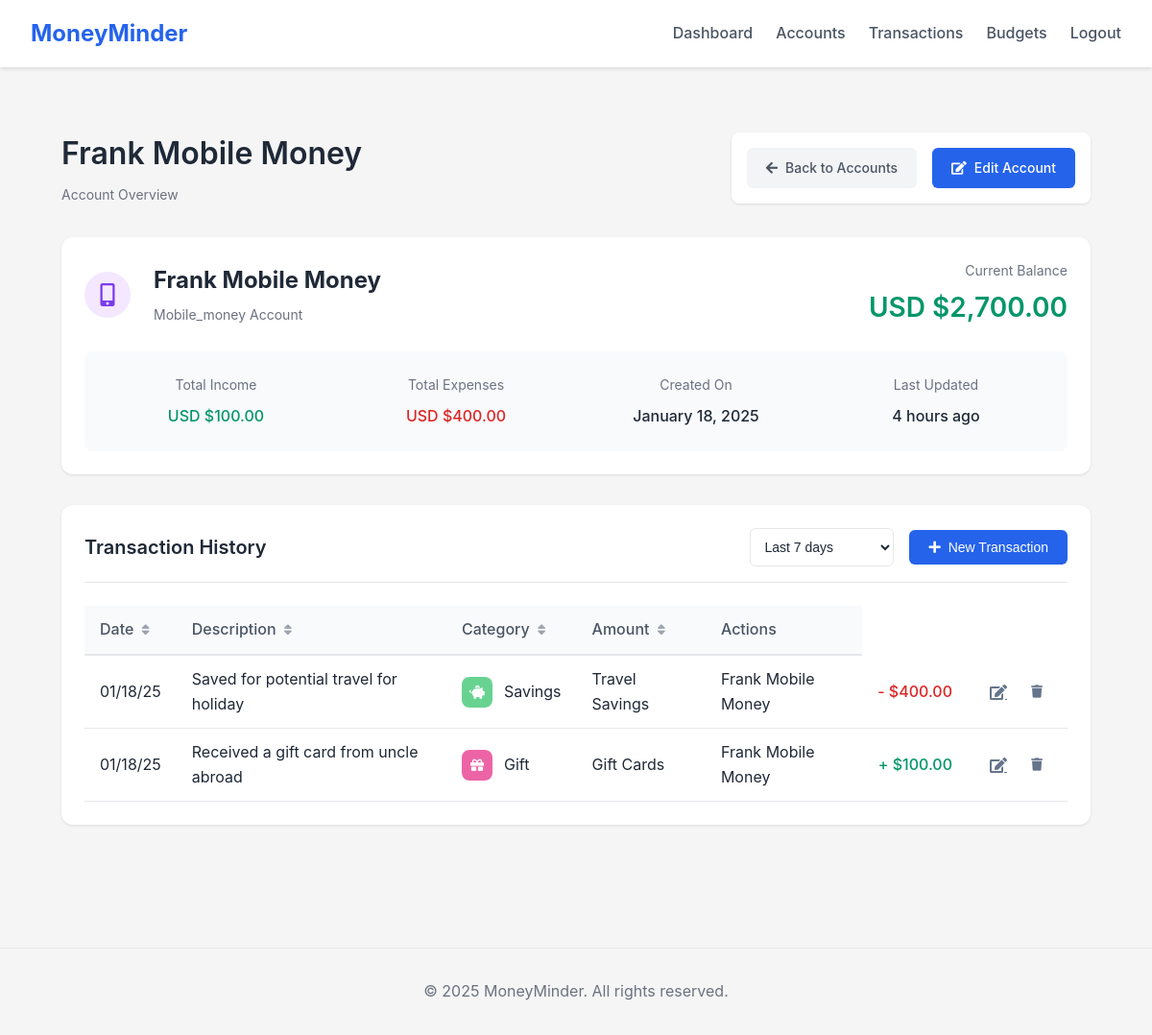
Screenshot of /accounts/49987432-ae99-4367-a65b-27c437ffd60e (signed in) with the database file from the repository.
### app/models/account.py (models this page shows, shortened)
class Account(db.Model, BaseModel):
    __tablename__ = 'accounts'
    name = db.Column(db.String(100), nullable=False)
    account_type = db.Column(db.String(50), nullable=False)  # bank, cash, mobile_money
    currency = db.Column(db.String(3), nullable=False, default='USD')
    balance = db.Column(db.Numeric(10, 2), nullable=False, default=0)
    description = db.Column(db.Text)
    user_id = db.Column(db.String(50), db.ForeignKey('users.id'), nullable=False)
    transactions = db.relationship('Transaction', back_populates='account', lazy='dynamic', cascade='all, delete-orphan')

### app/models/transaction.py (models this page shows, shortened)
class Transaction(db.Model, BaseModel):
    __tablename__ = 'transactions'
    amount = db.Column(db.Numeric(10, 2), nullable=False)
    transaction_type = db.Column(db.String(20), nullable=False)  # 'income' or 'expense'
    description = db.Column(db.Text)
    date = db.Column(db.DateTime, nullable=False, default=datetime.utcnow)
    category = db.Column(db.String(100), nullable=False)
    tag = db.Column(db.String(100), nullable=False)
    user_id = db.Column(db.String(50), db.ForeignKey('users.id'), nullable=False)
    account_id = db.Column(db.String(50), db.ForeignKey('accounts.id'), nullable=False)
    account = db.relationship('Account', back_populates='transactions')
    def get_category_icon(self):
        from app.models.category import Category
        return Category.PRESET_CATEGORIES.get(self.category, {}).get('icon', 'tag')
    def get_category_color(self):
        from app.models.category import Category
        return Category.PRESET_CATEGORIES.get(self.category, {}).get('color', '#718096')

### app/routes/accounts.py (the view)
@accounts.route('/<account_id>', methods=['GET'])
@login_required
def view(account_id):
    account = Account.query.filter_by(
        id=account_id,
        user_id=current_user.id
    ).first_or_404()
    end_date = datetime.utcnow()
    start_date = request.args.get('start_date',
                                  (end_date - timedelta(days=30)).strftime('%Y-%m-%d'))
    end_date = request.args.get('end_date', end_date.strftime('%Y-%m-%d'))
    start_date = datetime.strptime(start_date, '%Y-%m-%d')
    end_date = datetime.strptime(end_date, '%Y-%m-%d')
    transactions = Transaction.query.filter(
        Transaction.account_id == account_id,
        Transaction.user_id == current_user.id,
        Transaction.date >= start_date,
        Transaction.date <= end_date
    ).order_by(Transaction.date.desc()).all()
    total_income = sum(float(t.amount) for t in transactions if t.transaction_type == 'income')
    total_expenses = sum(float(t.amount) for t in transactions if t.transaction_type == 'expense')
    return render_template('accounts/view.html',
                           account=account,
                           transactions=transactions,
                           total_income=total_income,
                           total_expenses=total_expenses,
                           start_date=start_date,
                           end_date=end_date)

### app/models/__init__.py (called while the page is built)
    @classmethod
    def get_by_id(cls, id):
        return cls.query.get_or_404(id)

### app/utils/filters.py (called while the page is built)
def init_filters(app):
    @app.template_filter('account_icon')
    def account_icon_filter(account_type):
        icons = {
            'bank': 'university',
            'cash': 'wallet',
            'credit': 'credit-card',
            'investment': 'chart-line',
            'mobile_money': 'mobile-alt',
            'other': 'coins'
        }
        return icons.get(str(account_type).lower(), 'question')

### app/templates/accounts/view.html (shortened to what this page needs)
{% extends "base.html" %}
{% block styles %}
    <link rel="stylesheet" href="{{ url_for('static', filename='css/account-view.css') }}">
{% endblock %}
{% block content %}
    <div class="account-container">
        <div class="page-header">
            <div class="header-content">
                <div class="header-title">
                    <h1>{{ account.name }}</h1>
                    <span class="header-subtitle">Account Overview</span>
                </div>
                <div class="header-actions">
                    <a href="{{ url_for('accounts.index') }}" class="btn btn-secondary">
                        <i class="fas fa-arrow-left"></i> Back to Accounts
                    </a>
                    <a href="{{ url_for('accounts.edit', account_id=account.id) }}" class="btn btn-primary">
                        <i class="fas fa-edit"></i> Edit Account
                    </a>
                </div>
            </div>
        </div>
        <div class="account-summary-card">
            <div class="account-header">
                <div class="account-type-icon {{ account.account_type }}">
                    <i class="fas fa-{{ account.account_type|account_icon }}"></i>
                </div>
                <div class="account-info">
                    <h2>{{ account.name }}</h2>
                    <span class="account-type-label">{{ account.account_type|title }} Account</span>
                </div>
                <div class="balance-info">
                    <span class="label">Current Balance</span>
                    <span class="amount {% if account.balance < 0 %}negative{% endif %}">
                    {{ account.currency }} {{ "${:,.2f}".format(account.balance) }}
                </span>
                </div>
            </div>
            <div class="details-grid">
                <div class="detail-item">
                    <span class="label">Total Income</span>
                    <span class="value positive">
                    {{ account.currency }} {{ "${:,.2f}".format(total_income) }}
                </span>
                </div>
                <div class="detail-item">
                    <span class="label">Total Expenses</span>
                    <span class="value negative">
                    {{ account.currency }} {{ "${:,.2f}".format(total_expenses) }}
                </span>
                </div>
                <div class="detail-item">
                    <span class="label">Created On</span>
                    <span class="value">{{ moment(account.created_at).format('LL') }}</span>
                </div>
                <div class="detail-item">
                    <span class="label">Last Updated</span>
                    <span class="value">{{ moment(account.updated_at).fromNow() }}</span>
                </div>
            </div>
        </div>
        <div class="transactions-section">
            <div class="section-header">
                <h2>Transaction History</h2>
                <div class="filters">
                    <label for="timeRange"></label><select id="timeRange" class="form-control">
                    <option value="7" {% if days == 7 %}selected{% endif %}>Last 7 days</option>
                </select>
                    <button class="btn btn-primary"
                            onclick="window.location.href='{{ url_for('transactions.create', account_id=account.id) }}'">
                        <i class="fas fa-plus"></i> New Transaction
                    </button>
                </div>
            </div>
            <div class="transactions-table-container">
                {% if transactions %}
                    <table class="transactions-table">
                        <thead>
                        <tr>
                            <th class="sortable" data-sort="date">Date</th>
                            <th class="sortable" data-sort="description">Description</th>
                            <th class="sortable" data-sort="category">Category</th>
                            <th class="sortable" data-sort="amount">Amount</th>
                            <th>Actions</th>
                        </tr>
                        </thead>
                        <tbody>
                        {% for transaction in transactions %}
                            <tr class="{{ transaction.transaction_type }}">
                                <td>
                                    {% if transaction.date %}
                                        {{ transaction.date.strftime('%m/%d/%y') }}
                                    {% endif %}
                                </td>
                                <td>{{ transaction.description }}</td>
                                <td>
                                    <div class="category-cell">
                                        <div class="category-icon"
                                             style="background-color: {{ transaction.get_category_color() }}">
                                            <i class="fas fa-{{ transaction.get_category_icon() }}"></i>
                                        </div>
                                        <span>{{ transaction.category }}</span>
                                    </div>
                                </td>
                                <td>{{ transaction.tag }}</td>
                                <td>{{ transaction.account.name }}</td>
                                <td class="amount">
                                    {{ "+" if transaction.transaction_type == 'income' else "-" }}
                                    {{ "${:,.2f}".format(transaction.amount) }}
                                </td>
                                <td>
                                    <div class="table-actions">
                                        <a href="{{ url_for('transactions.edit', transaction_id=transaction.id) }}"
                                           class="btn-icon" title="Edit">
                                            <i class="fas fa-edit"></i>
                                        </a>
                                        <form method="post"
                                              action="{{ url_for('transactions.delete', transaction_id=transaction.id) }}"
                                              class="delete-form"
                                              onsubmit="return confirmDelete(event);">
                                            <button type="submit" class="btn-icon danger" title="Delete">
                                                <i class="fas fa-trash"></i>
                                            </button>
                                        </form>
                                    </div>
                                </td>
                            </tr>
                        {% endfor %}
                        </tbody>
                    </table>
                {% else %}
                    <div class="empty-state">
                        <i class="fas fa-receipt"></i>
                        <h3>No Transactions Found</h3>
                        <p>There are no transactions for the selected period.</p>
                    </div>
                {% endif %}
            </div>
        </div>
    </div>
{% endblock %}

### app/static/css/style.css (style rules this page uses)
* { margin: 0; padding: 0; box-sizing: border-box; }
body { font-family: 'Inter', -apple-system, BlinkMacSystemFont, 'Segoe UI', Roboto, sans-serif; line-height: 1.6; color: #333; background-color: #f5f5f5; }

### app/static/css/accounts.css (style rules this page uses)
.header-content { display: flex; justify-content: space-between; align-items: flex-start; margin-bottom: 1.5rem; }
.header-title { flex-grow: 1; }
.header-title h1 { font-size: 2rem; font-weight: 600; color: #1f2937; margin-bottom: 0.25rem; }
.header-actions { display: flex; justify-content: space-between; align-items: center; gap: 1rem; background-color: white; padding: 1rem; border-radius: 8px; box-shadow: 0 1px 3px rgba(0, 0, 0, 0.1); }
.btn { display: inline-flex; align-items: center; gap: 0.5rem; padding: 0.625rem 1.25rem; border-radius: 6px; font-size: 0.875rem; font-weight: 500; transition: all 0.2s ease; cursor: pointer; border: none; }
.btn-primary { background-color: #2563eb; color: white; }
.btn-secondary { background-color: #f3f4f6; color: #4b5563; }
.btn-icon { width: 32px; height: 32px; padding: 0; display: inline-flex; align-items: center; justify-content: center; border-radius: 6px; color: #6b7280; transition: all 0.2s ease; }

### rows the page displays
Account: name "Frank Mobile Money", account_type "Mobile_money", currency "USD", balance "$2,700.00", created_at "January 18, 2025", updated_at "4 hours ago"
Transaction: transaction_type "-", amount "$400.00"
Transaction: transaction_type "+", amount "$100.00"

### other values shown
{{ "${:,.2f}".format(total_income) }} "$100.00"
{{ "${:,.2f}".format(total_expenses) }} "$400.00"
